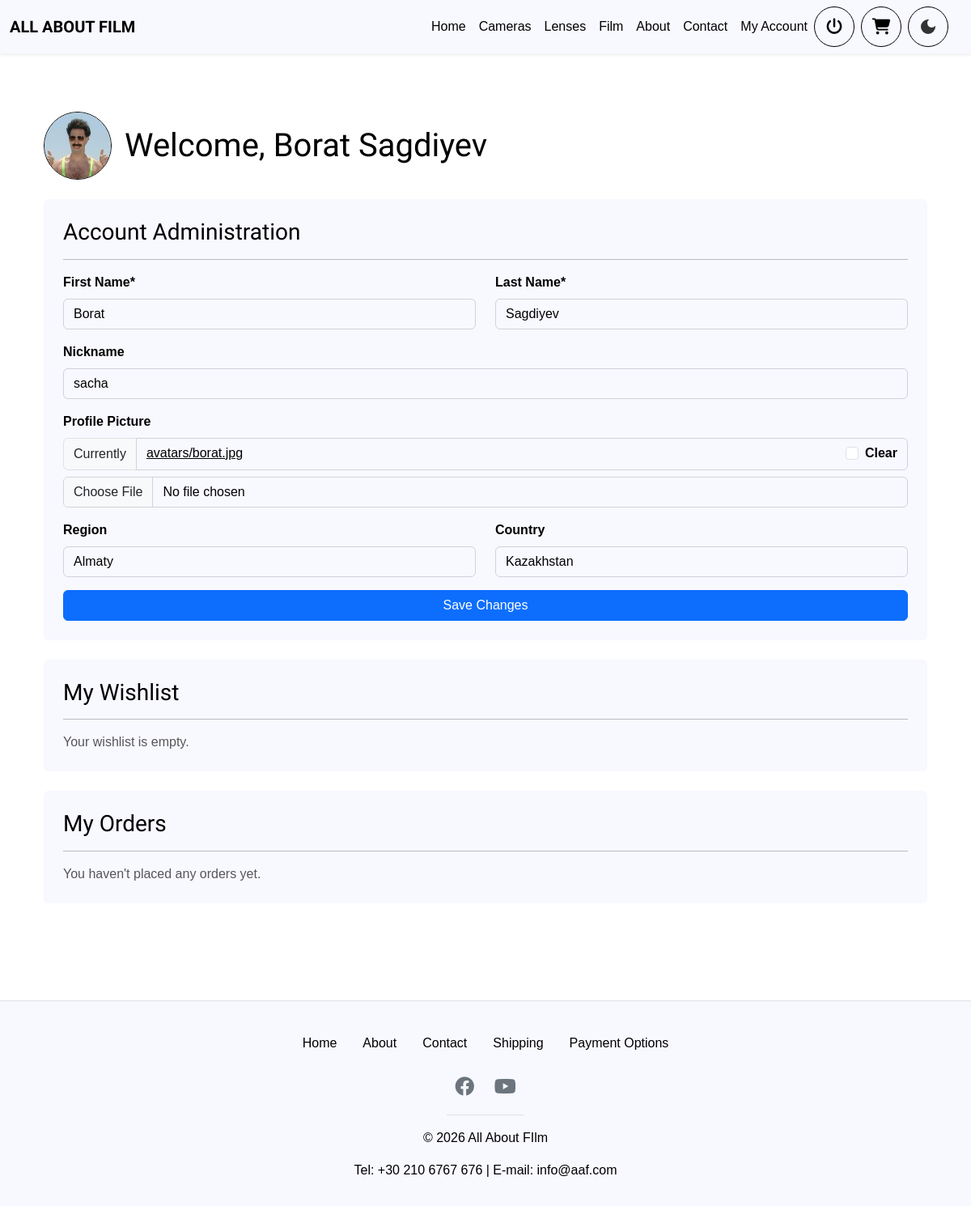
The app's page /account/ (signed in), older data.
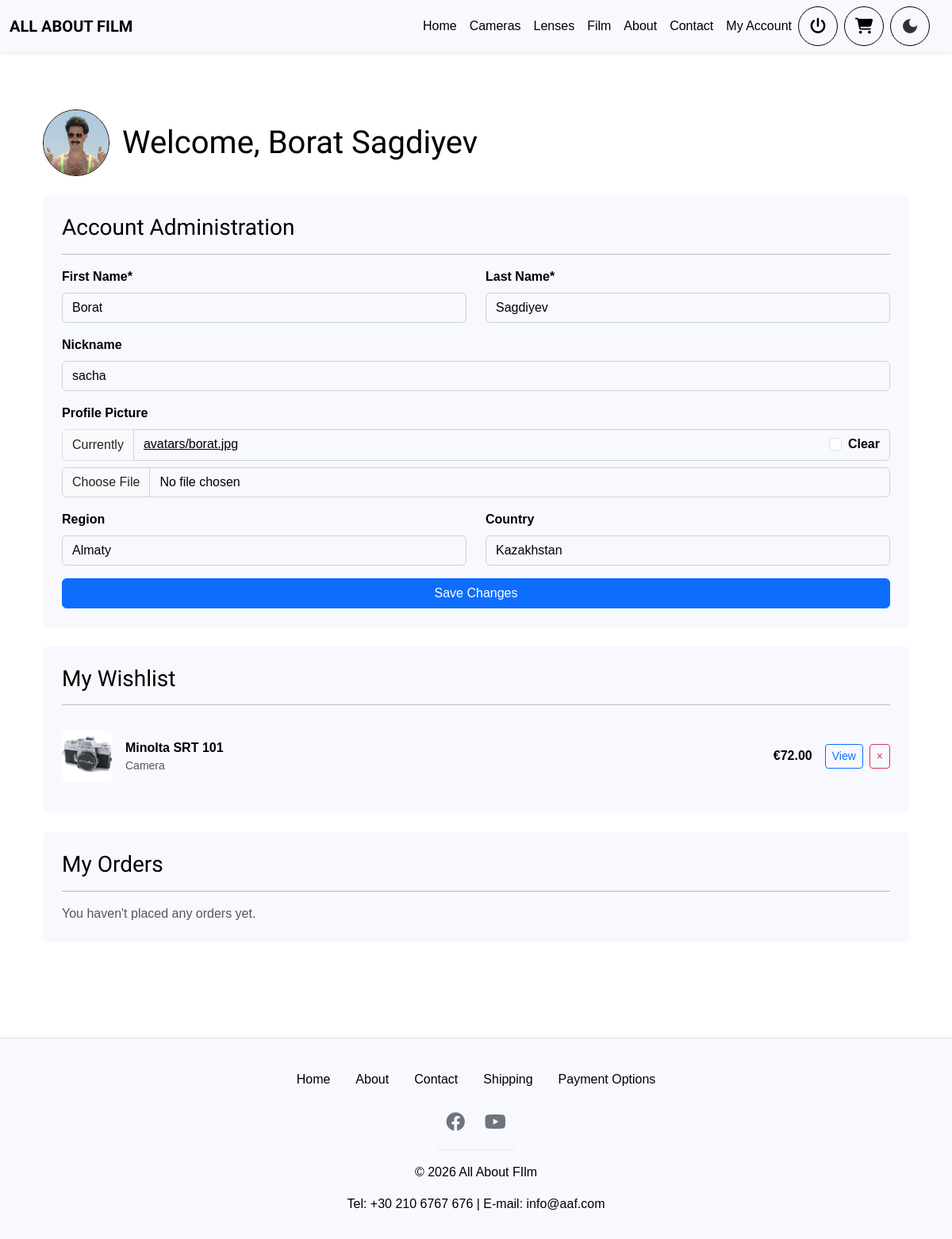
The same page, newer data.
### home/models.py (models this page shows, shortened)
class User(AbstractUser):
    nickname = models.CharField(max_length=50, blank=True)
    avatar = models.ImageField(upload_to='avatars/', blank=True, null=True)
    region = models.CharField(max_length=100, blank=True)
    country = models.CharField(max_length=100, blank=True)

class WishlistItem(models.Model):
    user = models.ForeignKey(
        settings.AUTH_USER_MODEL, on_delete=models.CASCADE, related_name='wishlist_items'
    )
    product = models.ForeignKey(Product, on_delete=models.CASCADE)
    added_at = models.DateTimeField(auto_now_add=True)
    class Meta:
        unique_together = [['user', 'product']]
        ordering = ['-added_at']

class ProductImage(models.Model):
    product = models.ForeignKey(
        Product, related_name='images', on_delete=models.CASCADE
    )
    image = models.ImageField(upload_to='products/')
    position = models.PositiveIntegerField(default=0)
    alt_text = models.CharField(max_length=120, blank=True)
    class Meta:
        ordering = ['position']

class Product(models.Model):
    class Category(models.TextChoices):
        CAMERA = 'CAMERA', 'Camera'
        LENS = 'LENS', 'Lens'
        FILM = 'FILM', 'Film'
    code = models.CharField(max_length=10, primary_key=True, editable=False)
    category = models.CharField(max_length=10, choices=Category.choices)
    manufacturer = models.CharField(max_length=50)
    model = models.CharField(max_length=50)
    description = models.TextField(blank=True)
    price = models.DecimalField(max_digits=10, decimal_places=2)
    stock = models.PositiveIntegerField(default=1)
    _CODE_PREFIX = {'CAMERA': 'C', 'LENS': 'L', 'FILM': 'F'}

### home/views.py (the view, shortened to what this page needs)
# urls.py: path('account/', views.account, name='account'),
def account(request):
    if request.user.is_authenticated:
        return _account_dashboard(request)

### home/forms.py
class CustomerProfileForm(forms.ModelForm):
    first_name = forms.CharField(
        label="First Name", min_length=2, max_length=50, validators=[name_validator]
    )
    last_name = forms.CharField(
        label="Last Name", min_length=2, max_length=50, validators=[name_validator]
    )
    class Meta:
        model = User
        fields = ["first_name", "last_name", "nickname", "avatar", "region", "country"]
        labels = {"nickname": "Nickname", "avatar": "Profile Picture"}
    def __init__(self, *args, **kwargs):
        super().__init__(*args, **kwargs)
        self.helper = FormHelper()
        self.helper.form_method = "post"
        self.helper.attrs = {"novalidate": ""}
        self.helper.layout = Layout(
            Row(
                Column("first_name", css_class="col-sm-6"),
                Column("last_name", css_class="col-sm-6"),
            ),
            "nickname",
            "avatar",
            Row(
                Column("region", css_class="col-sm-6"),
                Column("country", css_class="col-sm-6"),
            ),
            Submit("profile_submit", "Save Changes", css_class="w-100"),
        )

### home/context_processors.py (called while the page is built)
def cart_count(request):
    cart = request.session.get('cart', {})
    return {'cart_count': sum(cart.values())}

def wishlist_codes(request):
    if request.user.is_authenticated:
        return {'wishlist_codes': set(
            WishlistItem.objects.filter(user=request.user).values_list('product_id', flat=True)
        )}
    return {'wishlist_codes': set()}

### home/templatetags/static_extras.py (called while the page is built)
@register.simple_tag
def static_v(path):
    url = static_url(path)
    absolute = finders.find(path)
    if absolute:
        try:
            return f"{url}?v={int(os.path.getmtime(absolute))}"
        except OSError:
            pass
    return url

### home/templates/home/account.html (shortened to what this page needs)
{% extends "home/base.html" %}
{% load crispy_forms_tags %}
{% load static_extras %}
{% block content %}
    {% if user.is_authenticated %}
        <div class="container py-5">
            <div class="account-header d-flex align-items-center gap-3 mb-4">
                <div class="account-avatar">
                    {% if user.avatar %}
                        <img src="{{ user.avatar.url }}" alt="{{ user.get_full_name }} avatar">
                    {% else %}
                        <i class="fas fa-user-circle" aria-hidden="true"></i>
                    {% endif %}
                </div>
                <h1 class="mb-0">Welcome, {{ user.get_full_name|default:user.username }}</h1>
            </div>
            {% if has_panel %}
                <section class="account-panel p-4 rounded mb-4">
                    <h3 class="text-start">Account Administration</h3>
                    <hr>
                    {% crispy profile_form %}
                </section>
            {% endif %}
            {% if is_customer %}
                <section class="account-panel p-4 rounded mb-4">
                    <h3 class="text-start">My Wishlist</h3>
                    <hr>
                    <div id="wishlist-items">
                        {% for w in wishlist_items %}
                            <div class="wishlist-row d-flex align-items-center py-3" data-code="{{ w.product.code }}">
                                <div class="cart-thumb me-3">
                                    {% with img=w.product.images.first %}
                                        {% if img %}<img src="{{ img.image.url }}" alt="{{ w.product.model }}">{% else %}<div class="no-image">&mdash;</div>{% endif %}
                                    {% endwith %}
                                </div>
                                <div class="flex-grow-1 pe-2">
                                    <div class="fw-bold">{{ w.product.manufacturer }} {{ w.product.model }}</div>
                                    <div class="text-muted small">{{ w.product.get_category_display }}</div>
                                </div>
                                <div class="fw-bold me-3">&euro;{{ w.product.price|floatformat:2 }}</div>
                                <a href="{% url 'item_detail' w.product.code %}" class="btn btn-sm btn-outline-primary me-2">View</a>
                                <button type="button" class="btn btn-sm btn-outline-danger wishlist-remove" data-code="{{ w.product.code }}" aria-label="Remove from wishlist">&times;</button>
                            </div>
                        {% empty %}
                            <p class="wishlist-empty text-muted mb-0">Your wishlist is empty.</p>
                        {% endfor %}
                    </div>
                </section>
                <section class="account-panel p-4 rounded">
                    <h3 class="text-start">My Orders</h3>
                    <hr>
                    {% if orders %}
                        <div class="order-list">
                            {% for order in orders %}
                                <a href="{% url 'order_confirmation' order.pk %}" class="order-row d-flex justify-content-between align-items-center py-3">
                                    <div>
                                        <div class="fw-bold">Order #{{ order.pk }}</div>
                                        <div class="text-muted small">{{ order.date|date:"d M Y" }} &middot; {{ order.items.count }} item{{ order.items.count|pluralize }}</div>
                                    </div>
                                    <div class="text-end">
                                        <div class="fw-bold">&euro;{{ order.total|floatformat:2 }}</div>
                                        <span class="order-status small">{{ order.get_status_display }}</span>
                                    </div>
                                </a>
                            {% endfor %}
                        </div>
                    {% else %}
                        <p class="text-muted mb-0">You haven't placed any orders yet.</p>
                    {% endif %}
                </section>
            {% endif %}
        </div>
    {% endif %}
{% endblock %}

### home/templates/home/base.html (shortened to what this page needs)
{% load static %}
{% load static_extras %}
<!DOCTYPE html>
<html lang="en">
<head>
    <link href="https://cdn.jsdelivr.net/npm/bootstrap@5.3.8/dist/css/bootstrap.min.css" rel="stylesheet">
    <link href="https://cdnjs.cloudflare.com/ajax/libs/font-awesome/6.4.0/css/all.min.css" rel="stylesheet">
    <link rel="stylesheet" href="{% static_v 'css/styles.css' %}">
</head>
<body>
<div id="nav_placeholder" class="container-auto">
    <nav class="navbar navbar-expand-xl shadow-sm">
        <div class="container-fluid">
            <a href="{% url 'welcome' %}" class="navbar-brand prevent-select">ALL ABOUT FILM</a>
            <div class="collapse navbar-collapse px-3" id="navbarText">
                <div class="navbar-nav ms-auto">
                    <li class="nav-item"><a class="nav-link" href="{% url 'welcome' %}">Home</a></li>
                    <li class="nav-item"><a class="nav-link" href="{% url 'cameras' %}">Cameras</a></li>
                    <li class="nav-item"><a class="nav-link" href="{% url 'lenses' %}">Lenses</a></li>
                    <li class="nav-item"><a class="nav-link" href="{% url 'film' %}">Film</a></li>
                    <li class="nav-item"><a class="nav-link" href="{% url 'about' %}">About</a></li>
                    <li class="nav-item"><a class="nav-link" href="{% url 'contact' %}">Contact</a></li>
                    <li class="nav-item"><a class="nav-link" href="{% url 'account' %}">My Account</a></li>
            </div>
            {% if user.is_authenticated %}
            <form action="{% url 'logout' %}" method="post" class="d-inline">
                <button type="submit" class="nav-icon-btn me-2" aria-label="Log out" title="Log out">
                    <i class="fas fa-power-off"></i>
                </button>
            </form>
            {% endif %}
            <a href="{% url 'cart' %}" id="cart-btn" class="nav-icon-btn me-2 position-relative" aria-label="Shopping cart">
                <i class="fas fa-cart-shopping"></i>
            </a>
            <button id="theme-switch" class="nav-icon-btn" aria-label="Theme switch">
            </button>
        </div>
    </nav>
</div>
<main class="container my-4">
    {% block content %}{% endblock %}
</main>
<footer class="border-top mt-5 py-3 text-center">
    <div class="container-fluid">
        <ul class="nav justify-content-center pt-3">
            <li class="nav-item">
                <a class="nav-link" href="{% url 'welcome' %}">Home</a>
            </li>
            <li class="nav-item">
                <a class="nav-link" href="{% url 'about' %}">About</a>
            </li>
            <li class="nav-item">
                <a class="nav-link" href="{% url 'contact' %}">Contact</a>
            </li>
            <li class="nav-item">
                <a class="nav-link" href="{% url 'shipping' %}">Shipping</a>
            </li>
            <li class="nav-item">
                <a class="nav-link" href="{% url 'payment' %}">Payment Options</a>
            </li>
        </ul>
        <div class="d-flex justify-content-center align-items-center">
            <div class="social-icons border-bottom py-3 mb-3">
                <a href="https://www.facebook.com/ericclapton" aria-label="Facebook" target="_blank"><i class="fab fa-facebook"></i></a>
                <a href="https://www.youtube.com/watch?v=dQw4w9WgXcQ" aria-label="YouTube" target="_blank"><i class="fab fa-youtube"></i></a>
            </div>
        </div>
        <p id="copyright" class="text-center" lang="en">© 2026 All About FIlm</p>
        <p id="footer_contact" class="text-center " lang="en">Tel: +30 210 6767 676  |  E-mail: info@aaf.com</p>
    </div>
</footer>
</body>
</html>

### static/css/styles.css (style rules this page uses)
:root { --base-color: white; --base-variant: ghostwhite; --base-footer: #6c757d; --base-icons: #6c757d; --text-color: black; }
html, body { font-family: "Century Gothic", sans-serif, Arial; margin: 0; min-height: 100vh; display: flex; flex-direction: column; background: var(--base-color); color: var(--text-color); }
main { background: var(--base-color); flex: 1; }
h1 { font-family: "Special Gothic Expanded One", sans-serif, Arial; text-align: center; color: var(--text-color); }
h3 { font-family: "Special Gothic Expanded One", sans-serif, Arial; color: var(--text-color); }
p { color: var(--text-color); }
nav.navbar { background: var(--base-variant); --bs-navbar-color: var(--text-color); --bs-navbar-hover-color: var(--text-color); --bs-navbar-active-color: var(--text-color); --bs-navbar-disabled-color: var(--text-color); --bs-navbar-brand-color: var(--text-color); --bs-navbar-brand-hover-color: var(--text-color); position: sticky; top: 0; }
a { color: var(--text-color); }
.navbar-brand { font-family: "Special Gothic Expanded One", serif; color: var(--text-color); font-weight: bold; }
.nav-item { color: var(--text-color); transition: color 0.3s ease; }
.nav-link { color: var(--text-color); transition: color 0.3s ease; }
.nav-icon-btn { height: 50px; width: 50px; padding: 0; border-radius: 50%; border: 1px solid var(--text-color); background-color: var(--base-variant); color: var(--text-color); text-decoration: none; font-size: 1.25rem; display: flex; justify-content: center; align-items: center; flex-shrink: 0; }
label { color: var(--text-color); }
input, textarea, .form-control, .form-control { background-color: var(--base-variant); color: var(--text-color); border: 1px solid #ced4da; }
.form-control::placeholder { color: var(--text-color); }
label { font-weight: bold; }
input { background-color: var(--base-variant); }
.cart-thumb img, .cart-thumb .no-image { width: 64px; height: 64px; object-fit: cover; border-radius: 6px; }
.account-header h1 { text-align: left; }
.account-avatar { width: 84px; height: 84px; border-radius: 50%; overflow: hidden; flex-shrink: 0; display: flex; align-items: center; justify-content: center; background: var(--base-variant); border: 1px solid var(--text-color); }
.account-avatar img { width: 100%; height: 100%; object-fit: cover; }
.account-panel { background: var(--base-variant); color: var(--text-color); }
.account-panel .text-muted, .cart-panel .text-muted, .cart-summary .text-muted, .checkout-panel .text-muted, .checkout-summary .text-muted { color: var(--text-color) !important; opacity: 0.65; }
.wishlist-row { border-bottom: 1px solid rgba(128, 128, 128, 0.25); }
.wishlist-row:last-child { border-bottom: none; }
body, main, nav.navbar, footer, .card, .cart-panel, .cart-summary, .auth-card, .account-panel, .account-avatar, p, h1, h2, h3, h4, h5, h6, a, label, span, .text-muted, .form-control, .form-select, .nav-icon-btn { transition: background-color 0.3s ease, color 0.3s ease, border-color 0.3s ease; }

Row changes from the older to the newer data that the page shows:
added WishlistItem: product.images.first.image (picture), product.manufacturer "Minolta", product.model "SRT 101", product.category "Camera", product.price "72.00"
Text that changed along with them:
text no longer shown: "Your wishlist is empty."
